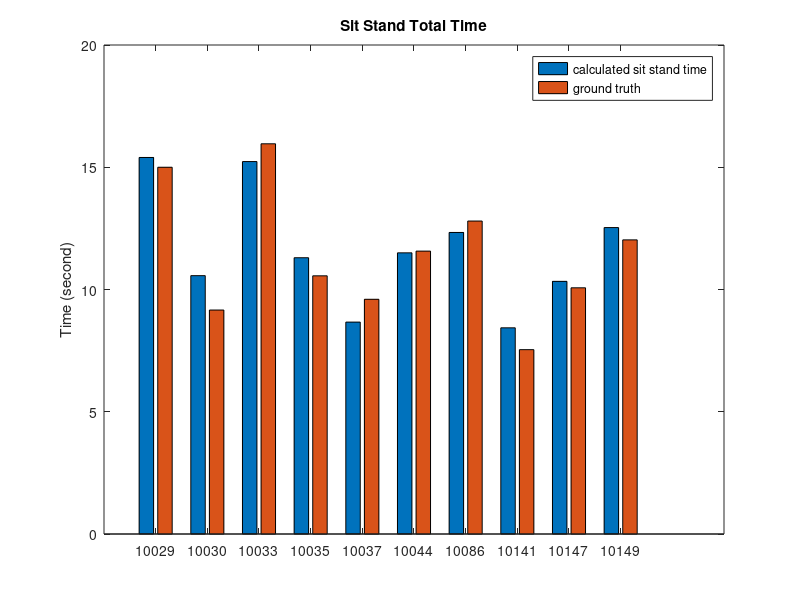

The MATLAB source for this figure:
%% Process all video files and save SitStand Test Event Intensty to sitStandProcessedDataMap.mat
% Note that all video names have to be the patient ID

path_videos_dir = './tempVideos'; % This is the dir contains all videos to be processed
path_save_dir = './tempProcessedFolder'; % This is the dir to save all processed data

% Create a new sitStandProcessedDataMap
% sitStandProcessedDataMap = containers.Map;

% Load the saved data first
%savedDataMap = load('sitStandProcessedDataMap.mat');

files = dir(path_videos_dir);
fileIndex = find(~[files.isdir]);

% savedDataMap('12321') = AnalyzeSitStandRGB( path_rgb_video, path_save_dir );

% Load all movies in the directory
for i = 1:length(fileIndex)
    
    videoFileName = files(fileIndex(i)).name; 
    parsed = strsplit(videoFileName, '.');
    patientID = char(parsed(1));
    
    if isempty(patientID) == false % Make srue the file is valid
        path_rgb_video = strcat(strcat(path_videos_dir, '/'), videoFileName);
        path_patient_save_dir = strcat(strcat(path_save_dir, '/'), patientID);

        disp(strcat('======Processing pratient with ID: ', patientID)); % Display info

        % Save each analyzed sitStand event intensity to the data map
    %     try
        AnalyzeBalanceRGB( path_rgb_video, path_patient_save_dir );
        % Just to be safe, save the data to file
        %save('sitStandProcessedDataMap.mat' ,'savedDataMap');
    %     catch
    %         error(strcat('Error occurred when processing: ', videoFileName));
    %     end
    
    end
end


%% Plot Sit Stand Total Time vs Ground Truth

% Each row [calculated total sitstand cycle, ground truth]
% Each column contains the person's ID
y = [15.4 15; 
     10.5667 9.16; 
     15.233 15.96; 
     11.3 10.56;
     8.6667 9.6;
     11.5 11.57;
     12.333 12.8;
     8.4333 7.54;
     10.3333 10.07;
     12.5333 12.03;
     ];
bar(y)
set(gca,'XTickLabel',{'10029', '10030', '10033', '10035', '10037', '10044', '10086', '10141', '10147', '10149'})
legend('calculated sit stand time', 'ground truth');
% xlabel('Do whatever');
ylabel('Time (second)');
title('Sit Stand Total Time');
